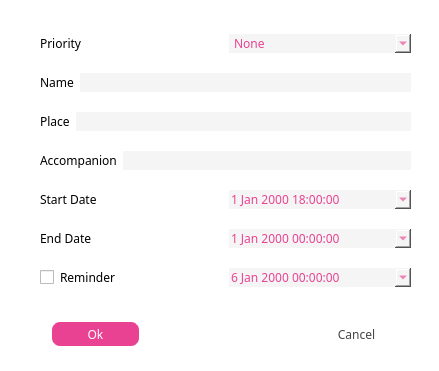
<?xml version="1.0" encoding="UTF-8"?>
<ui version="4.0">
 <class>AddEventWindow</class>
 <widget class="QDialog" name="AddEventWindow">
  <property name="geometry">
   <rect>
    <x>0</x>
    <y>0</y>
    <width>439</width>
    <height>371</height>
   </rect>
  </property>
  <property name="minimumSize">
   <size>
    <width>439</width>
    <height>368</height>
   </size>
  </property>
  <property name="maximumSize">
   <size>
    <width>439</width>
    <height>371</height>
   </size>
  </property>
  <property name="sizeIncrement">
   <size>
    <width>0</width>
    <height>0</height>
   </size>
  </property>
  <property name="baseSize">
   <size>
    <width>0</width>
    <height>0</height>
   </size>
  </property>
  <property name="font">
   <font>
    <family>Uniform Rnd Medium</family>
   </font>
  </property>
  <property name="windowTitle">
   <string notr="true">Add Event</string>
  </property>
  <property name="toolTip">
   <string notr="true"/>
  </property>
  <property name="styleSheet">
   <string notr="true">QDialog {
	background-color:rgb(255, 255, 255);
}

QMessageBox {
    background-color: rgb(255, 255, 255);
	font: 57 10pt &quot;Uniform Rnd Medium&quot;;
}

/*Calendars*/
QCalendarWidget{
	background-color: rgb(255, 255, 255);
	width: 30px;
	height: 50px;
}

QCalendarWidget QToolButton {
  	color: rgb(233, 66, 146);
	font: 8pt &quot;Comfortaa&quot;;
  	background-color: rgb(255, 255, 255);
  }

  QCalendarWidget QMenu {
	color: rgb(233, 66, 146);
	background-color: rgb(255, 255, 255);
	font: 14pt &quot;Comfortaa&quot;;
}

QCalendarWidget QSpinBox { 
	font: 57 14pt &quot;Uniform Rnd Medium&quot;;
  	color: rgb(233, 66, 146); 
  	background-color: rgb(255, 255, 255); 
  	selection-background-color: rgb(136, 136, 136);
  	selection-color: rgb(255, 255, 255);
  }

QCalendarWidget QSpinBox ::up-button{ 
    subcontrol-origin: border;
    subcontrol-position: top right; 
	background-color: white;
	border: 0px;
}

QCalendarWidget QSpinBox ::up-arrow{ 
	image: url(:/ui/down.png);
}

  /* header row */
  QCalendarWidget QWidget 
	{ 
	font: 57 12pt &quot;Uniform Rnd Medium&quot;;
	alternate-background-color: rgb(255, 255, 255);
	background-color: rgb(255, 255, 255);
	}
   
  /* normal days */
  QCalendarWidget QAbstractItemView:enabled {
	font: 57 8pt &quot;Uniform Rnd Medium&quot;;  
  	color: rgb(63, 63, 63);  
  	background-color: rgb(255, 255, 255);  
  	selection-background-color: rgb(84, 163, 219); 
  	selection-color: rgb(255, 255, 255); 
  }

QCalendarWidget QAbstractItemView:disabled  { 
color: rgb(247, 247, 247); 
}</string>
  </property>
  <property name="locale">
   <locale language="English" country="UnitedStates"/>
  </property>
  <widget class="QPushButton" name="OkButton">
   <property name="geometry">
    <rect>
     <x>50</x>
     <y>320</y>
     <width>91</width>
     <height>28</height>
    </rect>
   </property>
   <property name="styleSheet">
    <string notr="true">    background-color:rgb(233, 66, 146);
    border-style: outset;
    border-width: 2px;
    border-radius: 10px;
    border-color: rgb(255, 255, 255);
	color: rgb(255, 255, 255);
	font: 57 10pt &quot;Uniform Rnd Medium&quot;;
</string>
   </property>
   <property name="text">
    <string>Ok</string>
   </property>
  </widget>
  <widget class="QPushButton" name="CancelButton">
   <property name="geometry">
    <rect>
     <x>310</x>
     <y>320</y>
     <width>93</width>
     <height>28</height>
    </rect>
   </property>
   <property name="styleSheet">
    <string notr="true">    background-color: rgb(255, 255, 255);
    border-style: outset;
    border-width: 2px;
    border-radius: 10px;
    border-color: rgb(255, 255, 255);
	color: rgb(68, 68, 68);
	font: 57 10pt &quot;Uniform Rnd Medium&quot;;
</string>
   </property>
   <property name="text">
    <string>Cancel</string>
   </property>
  </widget>
  <widget class="QWidget" name="layoutWidget">
   <property name="geometry">
    <rect>
     <x>40</x>
     <y>20</y>
     <width>371</width>
     <height>281</height>
    </rect>
   </property>
   <layout class="QVBoxLayout" name="verticalLayout">
    <item>
     <layout class="QHBoxLayout" name="horizontalLayout">
      <item>
       <widget class="QLabel" name="Priority">
        <property name="styleSheet">
         <string notr="true">font: 57 10pt &quot;Uniform Rnd Medium&quot;;</string>
        </property>
        <property name="text">
         <string>Priority</string>
        </property>
       </widget>
      </item>
      <item>
       <widget class="QComboBox" name="PriorityBox">
        <property name="styleSheet">
         <string notr="true">QComboBox{
font: 57 8pt &quot;Uniform Rnd Medium&quot;;
color: rgb(233, 66, 146);
background-color:rgb(245, 245, 245);
border: 0px;
}

QComboBox::drop-down {
    image: url(:ui/down.png);
	color: rgb(233, 66, 146);
    width:30px;
    height:15px;
    subcontrol-position: right middle;
    background-color:  rgb(245, 245, 245);
    border-style: outrange;
    border-width: 0px;
    border-color: white;
}</string>
        </property>
        <property name="insertPolicy">
         <enum>QComboBox::InsertAtBottom</enum>
        </property>
        <item>
         <property name="text">
          <string>None</string>
         </property>
        </item>
        <item>
         <property name="text">
          <string>Low</string>
         </property>
        </item>
        <item>
         <property name="text">
          <string>Medium</string>
         </property>
        </item>
        <item>
         <property name="text">
          <string>High</string>
         </property>
        </item>
       </widget>
      </item>
     </layout>
    </item>
    <item>
     <layout class="QHBoxLayout" name="horizontalLayout_2">
      <item>
       <widget class="QLabel" name="Name">
        <property name="styleSheet">
         <string notr="true">font: 57 10pt &quot;Uniform Rnd Medium&quot;;</string>
        </property>
        <property name="text">
         <string>Name</string>
        </property>
       </widget>
      </item>
      <item>
       <widget class="QLineEdit" name="NameEdit">
        <property name="styleSheet">
         <string notr="true">color: rgb(233, 66, 146);
background-color:rgb(245, 245, 245);
border: 0px;</string>
        </property>
       </widget>
      </item>
     </layout>
    </item>
    <item>
     <layout class="QHBoxLayout" name="horizontalLayout_3">
      <item>
       <widget class="QLabel" name="Place">
        <property name="styleSheet">
         <string notr="true">font: 57 10pt &quot;Uniform Rnd Medium&quot;;</string>
        </property>
        <property name="text">
         <string>Place</string>
        </property>
       </widget>
      </item>
      <item>
       <widget class="QLineEdit" name="PlaceEdit">
        <property name="styleSheet">
         <string notr="true">color: rgb(233, 66, 146);
background-color:rgb(245, 245, 245);
border: 0px;</string>
        </property>
       </widget>
      </item>
     </layout>
    </item>
    <item>
     <layout class="QHBoxLayout" name="horizontalLayout_4">
      <item>
       <widget class="QLabel" name="Accomanion">
        <property name="styleSheet">
         <string notr="true">font: 57 10pt &quot;Uniform Rnd Medium&quot;;</string>
        </property>
        <property name="text">
         <string>Accompanion</string>
        </property>
       </widget>
      </item>
      <item>
       <widget class="QLineEdit" name="AccEdit">
        <property name="styleSheet">
         <string notr="true">color: rgb(233, 66, 146);
background-color:rgb(245, 245, 245);
border: 0px;</string>
        </property>
       </widget>
      </item>
     </layout>
    </item>
    <item>
     <layout class="QHBoxLayout" name="horizontalLayout_5">
      <item>
       <widget class="QLabel" name="StartDate">
        <property name="styleSheet">
         <string notr="true">font: 57 10pt &quot;Uniform Rnd Medium&quot;;</string>
        </property>
        <property name="text">
         <string>Start Date</string>
        </property>
       </widget>
      </item>
      <item>
       <widget class="QDateTimeEdit" name="StartDateTimeEdit">
        <property name="styleSheet">
         <string notr="true">QDateTimeEdit
{
	font: 57 8pt &quot;Uniform Rnd Medium&quot;;
	color: rgb(233, 66, 146);
	background-color:rgb(245, 245, 245);
	border: 0px;
}

QDateTimeEdit::drop-down {
    image: url(:ui/down.png);
	color: rgb(233, 66, 146);
    width:30px;
    height:15px;
    subcontrol-position: right middle;
    background-color:  rgb(245, 245, 245);
    border-style: outrange;
    border-width: 0px;
    border-color: white;
}</string>
        </property>
        <property name="buttonSymbols">
         <enum>QAbstractSpinBox::UpDownArrows</enum>
        </property>
        <property name="time">
         <time>
          <hour>18</hour>
          <minute>0</minute>
          <second>0</second>
         </time>
        </property>
        <property name="calendarPopup">
         <bool>true</bool>
        </property>
       </widget>
      </item>
     </layout>
    </item>
    <item>
     <layout class="QHBoxLayout" name="horizontalLayout_6">
      <item>
       <widget class="QLabel" name="EndDate">
        <property name="styleSheet">
         <string notr="true">font: 57 10pt &quot;Uniform Rnd Medium&quot;;</string>
        </property>
        <property name="text">
         <string>End Date</string>
        </property>
       </widget>
      </item>
      <item>
       <widget class="QDateTimeEdit" name="EndDateTimeEdit">
        <property name="styleSheet">
         <string notr="true">QDateTimeEdit
{
	font: 57 8pt &quot;Uniform Rnd Medium&quot;;
	color: rgb(233, 66, 146);
	background-color:rgb(245, 245, 245);
	border: 0px;
}

QDateTimeEdit::drop-down {
    image: url(:ui/down.png);
	color: rgb(233, 66, 146);
    width:30px;
    height:15px;
    subcontrol-position: right middle;
    background-color:  rgb(245, 245, 245);
    border-style: outrange;
    border-width: 0px;
    border-color: white;
}</string>
        </property>
        <property name="calendarPopup">
         <bool>true</bool>
        </property>
       </widget>
      </item>
     </layout>
    </item>
    <item>
     <layout class="QHBoxLayout" name="horizontalLayout_7">
      <item>
       <widget class="QCheckBox" name="ReminderButton">
        <property name="styleSheet">
         <string notr="true">QCheckBox {
font: 57 10pt &quot;Uniform Rnd Medium&quot;;
}

QCheckBox::indicator {
	color:rgb(233, 66, 146);
}
</string>
        </property>
        <property name="text">
         <string>Reminder</string>
        </property>
        <property name="checkable">
         <bool>true</bool>
        </property>
        <property name="checked">
         <bool>false</bool>
        </property>
        <property name="tristate">
         <bool>false</bool>
        </property>
       </widget>
      </item>
      <item>
       <widget class="QDateTimeEdit" name="ReminderDateTimeEdit">
        <property name="styleSheet">
         <string notr="true">QDateTimeEdit
{
	font: 57 8pt &quot;Uniform Rnd Medium&quot;;
	color: rgb(233, 66, 146);
	background-color:rgb(245, 245, 245);
	border: 0px;
}

QDateTimeEdit::disabled{
	font: 57 8pt &quot;Uniform Rnd Medium&quot;;
	color: rgb(154, 154, 154);
	background-color:rgb(245, 245, 245);
	border: 0px;
}

QDateTimeEdit::drop-down {
    image: url(:ui/down.png);
	color: rgb(233, 66, 146);
    width:30px;
    height:15px;
    subcontrol-position: right middle;
    background-color:  rgb(245, 245, 245);
    border-style: outrange;
    border-width: 0px;
    border-color: white;
}

QDateTimeEdit::drop-down::disabled {
    image: url(:ui/down-disabled.png);
	color: rgb(233, 66, 146);
    width:30px;
    height:15px;
    subcontrol-position: right middle;
    background-color:  rgb(245, 245, 245);
    border-style: outrange;
    border-width: 0px;
    border-color: white;
}</string>
        </property>
        <property name="dateTime">
         <datetime>
          <hour>0</hour>
          <minute>0</minute>
          <second>0</second>
          <year>2000</year>
          <month>1</month>
          <day>6</day>
         </datetime>
        </property>
        <property name="calendarPopup">
         <bool>true</bool>
        </property>
       </widget>
      </item>
     </layout>
    </item>
   </layout>
  </widget>
 </widget>
 <resources/>
 <connections/>
</ui>
